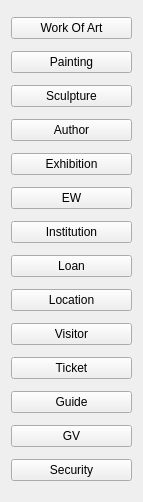
            <widget class="QWidget" name="buttons">
             <property name="geometry">
              <rect>
               <x>0</x>
               <y>0</y>
               <width>143</width>
               <height>502</height>
              </rect>
             </property>
             <attribute name="label">
              <string>Pages</string>
             </attribute>
             <layout class="QVBoxLayout" name="verticalLayout_5">
              <item>
               <widget class="QPushButton" name="btn_work_of_art">
                <property name="text">
                 <string>Work Of Art</string>
                </property>
               </widget>
              </item>
              <item>
               <widget class="QPushButton" name="btn_painting">
                <property name="text">
                 <string>Painting</string>
                </property>
               </widget>
              </item>
              <item>
               <widget class="QPushButton" name="btn_sculpture">
                <property name="text">
                 <string>Sculpture</string>
                </property>
               </widget>
              </item>
              <item>
               <widget class="QPushButton" name="btn_author">
                <property name="text">
                 <string>Author</string>
                </property>
               </widget>
              </item>
              <item>
               <widget class="QPushButton" name="btn_exhibition">
                <property name="text">
                 <string>Exhibition</string>
                </property>
               </widget>
              </item>
              <item>
               <widget class="QPushButton" name="btn_ew">
                <property name="text">
                 <string>EW</string>
                </property>
               </widget>
              </item>
              <item>
               <widget class="QPushButton" name="btn_institution">
                <property name="text">
                 <string>Institution</string>
                </property>
               </widget>
              </item>
              <item>
               <widget class="QPushButton" name="btn_loan">
                <property name="text">
                 <string>Loan</string>
                </property>
               </widget>
              </item>
              <item>
               <widget class="QPushButton" name="btn_location">
                <property name="text">
                 <string>Location</string>
                </property>
               </widget>
              </item>
              <item>
               <widget class="QPushButton" name="btn_visitor">
                <property name="text">
                 <string>Visitor</string>
                </property>
               </widget>
              </item>
              <item>
               <widget class="QPushButton" name="btn_ticket">
                <property name="text">
                 <string>Ticket</string>
                </property>
               </widget>
              </item>
              <item>
               <widget class="QPushButton" name="btn_guide">
                <property name="text">
                 <string>Guide</string>
                </property>
               </widget>
              </item>
              <item>
               <widget class="QPushButton" name="btn_guided_visit">
                <property name="text">
                 <string>GV</string>
                </property>
               </widget>
              </item>
              <item>
               <widget class="QPushButton" name="btn_security">
                <property name="text">
                 <string>Security</string>
                </property>
               </widget>
              </item>
             </layout>
            </widget>
